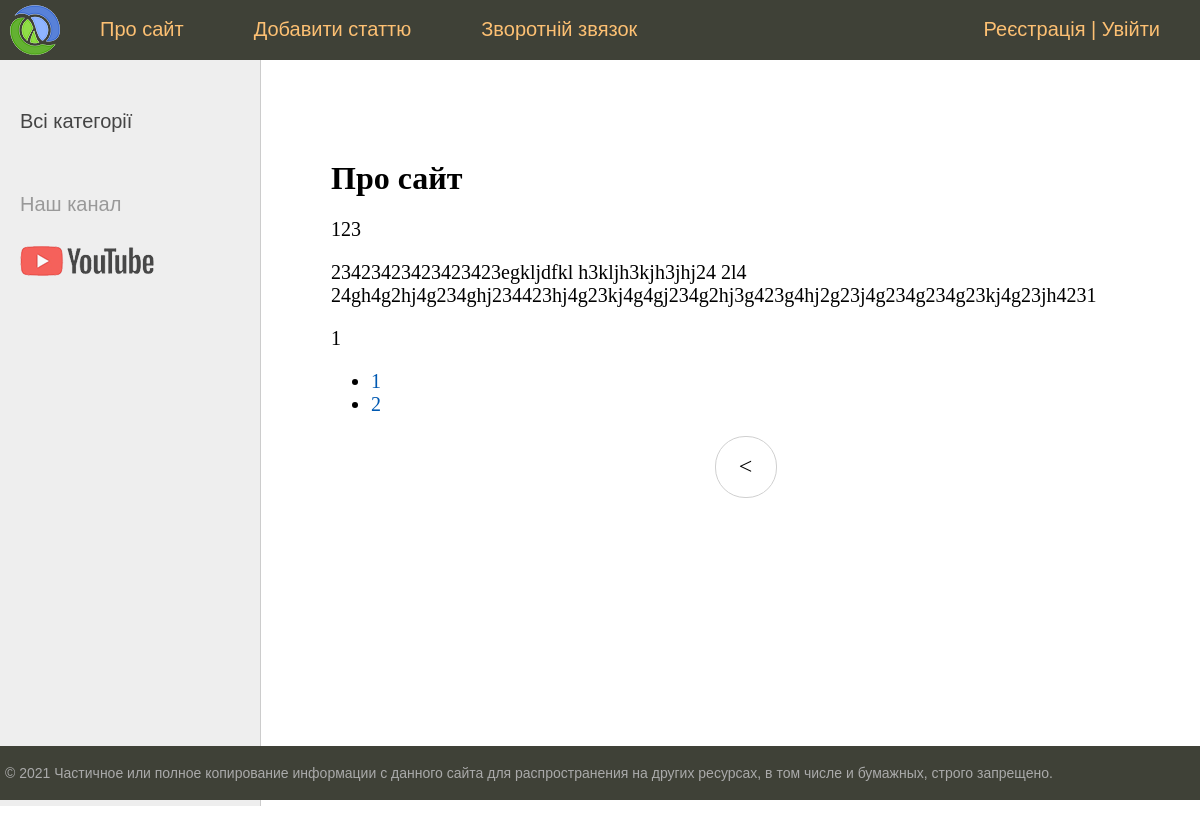
/about/?page=3, run on an earlier commit of the app's database.
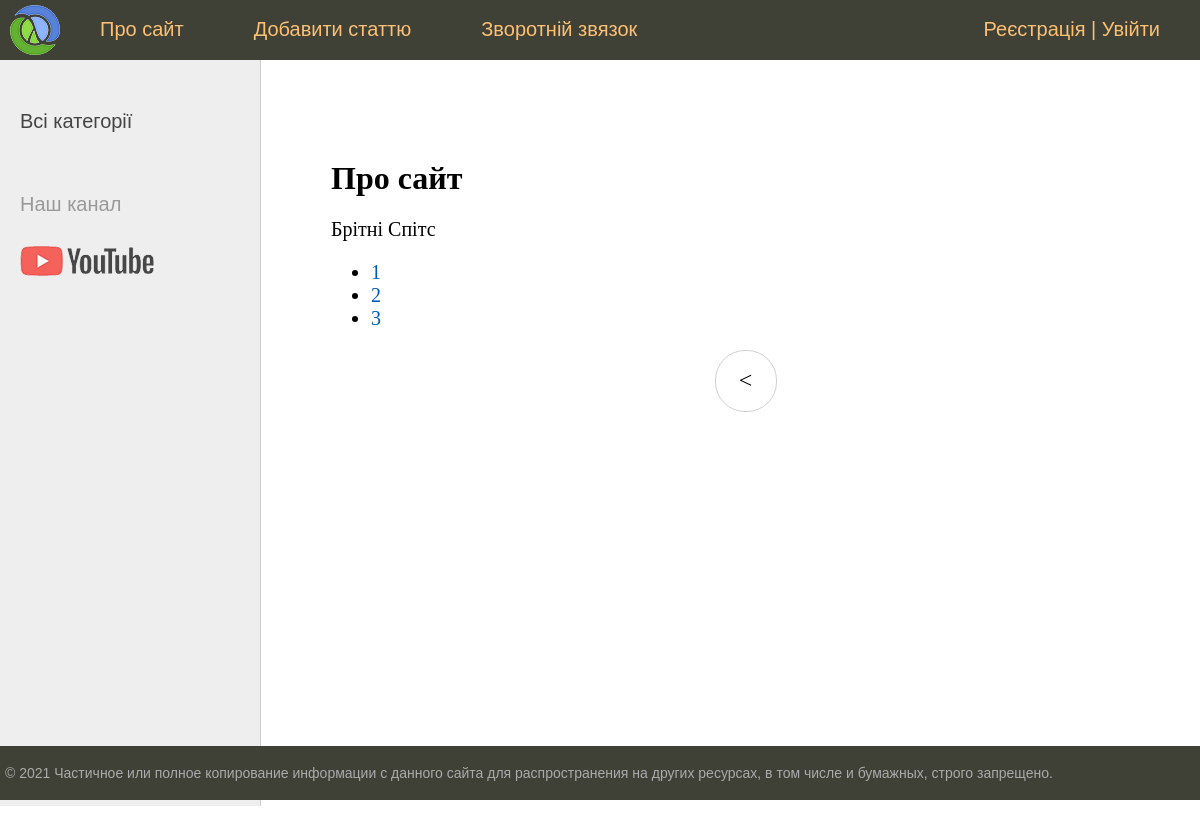
And on a later commit of the database.
### women/models.py (models this page shows, shortened)
class Women(models.Model):
    title = models.CharField(max_length=255, verbose_name='Заговолок')
    slug = models.SlugField(max_length=255, unique=True,
                                db_index=True, verbose_name='URL')
    content = models.TextField(blank=True, verbose_name='Текст статті')
    photo = models.ImageField(upload_to='photos/%Y/%m/%d', verbose_name='Фото')
    time_create = models.DateTimeField(auto_now_add=True,
                                            verbose_name='Дата створення')
    time_update = models.DateTimeField(auto_now=True,
                                            verbose_name='Час змінення')
    is_published = models.BooleanField(default=True,
                                            verbose_name='Публікація')
    cat = models.ForeignKey('Category', on_delete=models.PROTECT,
                                            verbose_name='Категорії')
    def __str__(self):
        return self.title
    class Meta:
        verbose_name = 'Відомі жінки'
        verbose_name_plural = 'Відомі жінки'
        ordering = ['time_create', 'title']

### women/views.py (the view)
# urls.py: path('about/', about, name='about'),
def about(request):
    contact_list = Women.objects.all()
    paginator = Paginator(contact_list, 3)
    page_number = request.GET.get('page')
    page_obj = paginator.get_page(page_number)
    return render(request, 'women/about.html',
                    {'page_obj':page_obj,
                        'menu':menu, 'title':'Про сайт'})

### women/models.py (called while the page is built)
    def __str__(self):
        return self.name

### women/templatetags/women_tags.py (called while the page is built)
@register.simple_tag(name='getcats')
def get_categories(filter=None):
    if not filter:
        return Category.objects.all()
    else:
        return Category.objects.filter(pk=filter)

### women/templates/women/about.html
{% extends 'women/base.html' %}
{% block content %}
    <h1>{{title}}</h1>
    {% for contact in page_obj %}
        <p>{{ contact }}</p>
    {% endfor %}
    <nav>
        <ul>
            {% for p in page_obj.paginator.page_range %}
                <li>
                    <a href="?page={{ p }}">{{ p }}</a>
                </li>
            {% endfor %}
        </ul>
    </nav>
{% endblock %}

What changed in the data, as far as the page shows it:
no longer on this page (row edited): Women: title "123"
no longer on this page (row edited): Women: title "23423423423423423egkljdfkl h3kljh3kjh3jhj24 2l4 24gh4g2hj4g234ghj234423hj4g23kj4g4gj234g2hj3g423g4hj2g23j4g234g234g23kj4g23jh4231"
no longer on this page (row edited): Women: title "1"
added Women: title "Брітні Спітс"
Also different on the page:
new list line: "3"
